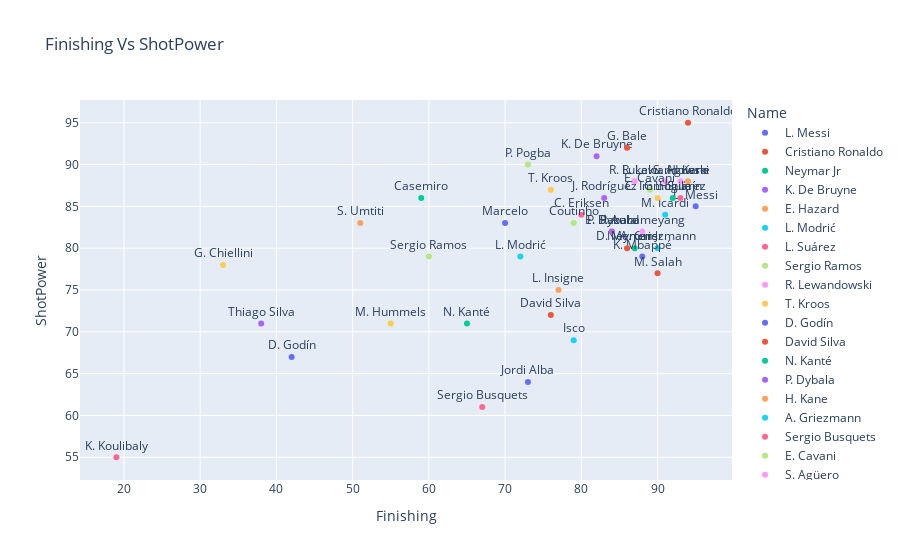

This figure's notebook cell:
### Code cell
data_players = data.loc[:50,]

fig = px.scatter(data_players, x="Finishing",y="ShotPower",color="Name",text="Name",title="Finishing Vs ShotPower")
fig.update_traces(textposition='top center')
fig.show()

### Figure 1 — Plotly figure (JSON) as saved in the notebook; plotly's stock layout.template omitted (floating-point values rounded to 4 significant figures)
{"data": [{"hovertemplate": "Name=%{text}<br>Finishing=%{x}<br>ShotPower=%{y}<extra></extra>", "legendgroup": "L. Messi", "marker": {"color": "#636efa", "symbol": "circle"}, "mode": "markers+text", "name": "L. Messi", "orientation": "v", "showlegend": true, "text": ["L. Messi"], "textposition": "top center", "type": "scatter", "x": [95], "xaxis": "x", "y": [85], "yaxis": "y"}, {"hovertemplate": "Name=%{text}<br>Finishing=%{x}<br>ShotPower=%{y}<extra></extra>", "legendgroup": "Cristiano Ronaldo", "marker": {"color": "#EF553B", "symbol": "circle"}, "mode": "markers+text", "name": "Cristiano Ronaldo", "orientation": "v", "showlegend": true, "text": ["Cristiano Ronaldo"], "textposition": "top center", "type": "scatter", "x": [94], "xaxis": "x", "y": [95], "yaxis": "y"}, {"hovertemplate": "Name=%{text}<br>Finishing=%{x}<br>ShotPower=%{y}<extra></extra>", "legendgroup": "Neymar Jr", "marker": {"color": "#00cc96", "symbol": "circle"}, "mode": "markers+text", "name": "Neymar Jr", "orientation": "v", "showlegend": true, "text": ["Neymar Jr"], "textposition": "top center", "type": "scatter", "x": [87], "xaxis": "x", "y": [80], "yaxis": "y"}, {"hovertemplate": "Name=%{text}<br>Finishing=%{x}<br>ShotPower=%{y}<extra></extra>", "legendgroup": "K. De Bruyne", "marker": {"color": "#ab63fa", "symbol": "circle"}, "mode": "markers+text", "name": "K. De Bruyne", "orientation": "v", "showlegend": true, "text": ["K. De Bruyne"], "textposition": "top center", "type": "scatter", "x": [82], "xaxis": "x", "y": [91], "yaxis": "y"}, {"hovertemplate": "Name=%{text}<br>Finishing=%{x}<br>ShotPower=%{y}<extra></extra>", "legendgroup": "E. Hazard", "marker": {"color": "#FFA15A", "symbol": "circle"}, "mode": "markers+text", "name": "E. Hazard", "orientation": "v", "showlegend": true, "text": ["E. Hazard"], "textposition": "top center", "type": "scatter", "x": [84], "xaxis": "x", "y": [82], "yaxis": "y"}, {"hovertemplate": "Name=%{text}<br>Finishing=%{x}<br>ShotPower=%{y}<extra></extra>", "legendgroup": "L. Modrić", "marker": {"color": "#19d3f3", "symbol": "circle"}, "mode": "markers+text", "name": "L. Modrić", "orientation": "v", "showlegend": true, "text": ["L. Modrić"], "textposition": "top center", "type": "scatter", "x": [72], "xaxis": "x", "y": [79], "yaxis": "y"}, {"hovertemplate": "Name=%{text}<br>Finishing=%{x}<br>ShotPower=%{y}<extra></extra>", "legendgroup": "L. Suárez", "marker": {"color": "#FF6692", "symbol": "circle"}, "mode": "markers+text", "name": "L. Suárez", "orientation": "v", "showlegend": true, "text": ["L. Suárez"], "textposition": "top center", "type": "scatter", "x": [93], "xaxis": "x", "y": [86], "yaxis": "y"}, {"hovertemplate": "Name=%{text}<br>Finishing=%{x}<br>ShotPower=%{y}<extra></extra>", "legendgroup": "Sergio Ramos", "marker": {"color": "#B6E880", "symbol": "circle"}, "mode": "markers+text", "name": "Sergio Ramos", "orientation": "v", "showlegend": true, "text": ["Sergio Ramos"], "textposition": "top center", "type": "scatter", "x": [60], "xaxis": "x", "y": [79], "yaxis": "y"}, {"hovertemplate": "Name=%{text}<br>Finishing=%{x}<br>ShotPower=%{y}<extra></extra>", "legendgroup": "R. Lewandowski", "marker": {"color": "#FF97FF", "symbol": "circle"}, "mode": "markers+text", "name": "R. Lewandowski", "orientation": "v", "showlegend": true, "text": ["R. Lewandowski"], "textposition": "top center", "type": "scatter", "x": [91], "xaxis": "x", "y": [88], "yaxis": "y"}, {"hovertemplate": "Name=%{text}<br>Finishing=%{x}<br>ShotPower=%{y}<extra></extra>", "legendgroup": "T. Kroos", "marker": {"color": "#FECB52", "symbol": "circle"}, "mode": "markers+text", "name": "T. Kroos", "orientation": "v", "showlegend": true, "text": ["T. Kroos"], "textposition": "top center", "type": "scatter", "x": [76], "xaxis": "x", "y": [87], "yaxis": "y"}, {"hovertemplate": "Name=%{text}<br>Finishing=%{x}<br>ShotPower=%{y}<extra></extra>", "legendgroup": "D. Godín", "marker": {"color": "#636efa", "symbol": "circle"}, "mode": "markers+text", "name": "D. Godín", "orientation": "v", "showlegend": true, "text": ["D. Godín"], "textposition": "top center", "type": "scatter", "x": [42], "xaxis": "x", "y": [67], "yaxis": "y"}, {"hovertemplate": "Name=%{text}<br>Finishing=%{x}<br>ShotPower=%{y}<extra></extra>", "legendgroup": "David Silva", "marker": {"color": "#EF553B", "symbol": "circle"}, "mode": "markers+text", "name": "David Silva", "orientation": "v", "showlegend": true, "text": ["David Silva"], "textposition": "top center", "type": "scatter", "x": [76], "xaxis": "x", "y": [72], "yaxis": "y"}, {"hovertemplate": "Name=%{text}<br>Finishing=%{x}<br>ShotPower=%{y}<extra></extra>", "legendgroup": "N. Kanté", "marker": {"color": "#00cc96", "symbol": "circle"}, "mode": "markers+text", "name": "N. Kanté", "orientation": "v", "showlegend": true, "text": ["N. Kanté"], "textposition": "top center", "type": "scatter", "x": [65], "xaxis": "x", "y": [71], "yaxis": "y"}, {"hovertemplate": "Name=%{text}<br>Finishing=%{x}<br>ShotPower=%{y}<extra></extra>", "legendgroup": "P. Dybala", "marker": {"color": "#ab63fa", "symbol": "circle"}, "mode": "markers+text", "name": "P. Dybala", "orientation": "v", "showlegend": true, "text": ["P. Dybala"], "textposition": "top center", "type": "scatter", "x": [84], "xaxis": "x", "y": [82], "yaxis": "y"}, {"hovertemplate": "Name=%{text}<br>Finishing=%{x}<br>ShotPower=%{y}<extra></extra>", "legendgroup": "H. Kane", "marker": {"color": "#FFA15A", "symbol": "circle"}, "mode": "markers+text", "name": "H. Kane", "orientation": "v", "showlegend": true, "text": ["H. Kane"], "textposition": "top center", "type": "scatter", "x": [94], "xaxis": "x", "y": [88], "yaxis": "y"}, {"hovertemplate": "Name=%{text}<br>Finishing=%{x}<br>ShotPower=%{y}<extra></extra>", "legendgroup": "A. Griezmann", "marker": {"color": "#19d3f3", "symbol": "circle"}, "mode": "markers+text", "name": "A. Griezmann", "orientation": "v", "showlegend": true, "text": ["A. Griezmann"], "textposition": "top center", "type": "scatter", "x": [90], "xaxis": "x", "y": [80], "yaxis": "y"}, {"hovertemplate": "Name=%{text}<br>Finishing=%{x}<br>ShotPower=%{y}<extra></extra>", "legendgroup": "Sergio Busquets", "marker": {"color": "#FF6692", "symbol": "circle"}, "mode": "markers+text", "name": "Sergio Busquets", "orientation": "v", "showlegend": true, "text": ["Sergio Busquets"], "textposition": "top center", "type": "scatter", "x": [67], "xaxis": "x", "y": [61], "yaxis": "y"}, {"hovertemplate": "Name=%{text}<br>Finishing=%{x}<br>ShotPower=%{y}<extra></extra>", "legendgroup": "E. Cavani", "marker": {"color": "#B6E880", "symbol": "circle"}, "mode": "markers+text", "name": "E. Cavani", "orientation": "v", "showlegend": true, "text": ["E. Cavani"], "textposition": "top center", "type": "scatter", "x": [89], "xaxis": "x", "y": [87], "yaxis": "y"}, {"hovertemplate": "Name=%{text}<br>Finishing=%{x}<br>ShotPower=%{y}<extra></extra>", "legendgroup": "S. Agüero", "marker": {"color": "#FF97FF", "symbol": "circle"}, "mode": "markers+text", "name": "S. Agüero", "orientation": "v", "showlegend": true, "text": ["S. Agüero"], "textposition": "top center", "type": "scatter", "x": [93], "xaxis": "x", "y": [88], "yaxis": "y"}, {"hovertemplate": "Name=%{text}<br>Finishing=%{x}<br>ShotPower=%{y}<extra></extra>", "legendgroup": "G. Chiellini", "marker": {"color": "#FECB52", "symbol": "circle"}, "mode": "markers+text", "name": "G. Chiellini", "orientation": "v", "showlegend": true, "text": ["G. Chiellini"], "textposition": "top center", "type": "scatter", "x": [33], "xaxis": "x", "y": [78], "yaxis": "y"}, {"hovertemplate": "Name=%{text}<br>Finishing=%{x}<br>ShotPower=%{y}<extra></extra>", "legendgroup": "K. Mbappé", "marker": {"color": "#636efa", "symbol": "circle"}, "mode": "markers+text", "name": "K. Mbappé", "orientation": "v", "showlegend": true, "text": ["K. Mbappé"], "textposition": "top center", "type": "scatter", "x": [88], "xaxis": "x", "y": [79], "yaxis": "y"}, {"hovertemplate": "Name=%{text}<br>Finishing=%{x}<br>ShotPower=%{y}<extra></extra>", "legendgroup": "M. Salah", "marker": {"color": "#EF553B", "symbol": "circle"}, "mode": "markers+text", "name": "M. Salah", "orientation": "v", "showlegend": true, "text": ["M. Salah"], "textposition": "top center", "type": "scatter", "x": [90], "xaxis": "x", "y": [77], "yaxis": "y"}, {"hovertemplate": "Name=%{text}<br>Finishing=%{x}<br>ShotPower=%{y}<extra></extra>", "legendgroup": "Casemiro", "marker": {"color": "#00cc96", "symbol": "circle"}, "mode": "markers+text", "name": "Casemiro", "orientation": "v", "showlegend": true, "text": ["Casemiro"], "textposition": "top center", "type": "scatter", "x": [59], "xaxis": "x", "y": [86], "yaxis": "y"}, {"hovertemplate": "Name=%{text}<br>Finishing=%{x}<br>ShotPower=%{y}<extra></extra>", "legendgroup": "J. Rodríguez", "marker": {"color": "#ab63fa", "symbol": "circle"}, "mode": "markers+text", "name": "J. Rodríguez", "orientation": "v", "showlegend": true, "text": ["J. Rodríguez"], "textposition": "top center", "type": "scatter", "x": [83], "xaxis": "x", "y": [86], "yaxis": "y"}, {"hovertemplate": "Name=%{text}<br>Finishing=%{x}<br>ShotPower=%{y}<extra></extra>", "legendgroup": "L. Insigne", "marker": {"color": "#FFA15A", "symbol": "circle"}, "mode": "markers+text", "name": "L. Insigne", "orientation": "v", "showlegend": true, "text": ["L. Insigne"], "textposition": "top center", "type": "scatter", "x": [77], "xaxis": "x", "y": [75], "yaxis": "y"}, {"hovertemplate": "Name=%{text}<br>Finishing=%{x}<br>ShotPower=%{y}<extra></extra>", "legendgroup": "Isco", "marker": {"color": "#19d3f3", "symbol": "circle"}, "mode": "markers+text", "name": "Isco", "orientation": "v", "showlegend": true, "text": ["Isco"], "textposition": "top center", "type": "scatter", "x": [79], "xaxis": "x", "y": [69], "yaxis": "y"}, {"hovertemplate": "Name=%{text}<br>Finishing=%{x}<br>ShotPower=%{y}<extra></extra>", "legendgroup": "C. Eriksen", "marker": {"color": "#FF6692", "symbol": "circle"}, "mode": "markers+text", "name": "C. Eriksen", "orientation": "v", "showlegend": true, "text": ["C. Eriksen"], "textposition": "top center", "type": "scatter", "x": [80], "xaxis": "x", "y": [84], "yaxis": "y"}, {"hovertemplate": "Name=%{text}<br>Finishing=%{x}<br>ShotPower=%{y}<extra></extra>", "legendgroup": "Coutinho", "marker": {"color": "#B6E880", "symbol": "circle"}, "mode": "markers+text", "name": "Coutinho", "orientation": "v", "showlegend": true, "text": ["Coutinho"], "textposition": "top center", "type": "scatter", "x": [79], "xaxis": "x", "y": [83], "yaxis": "y"}, {"hovertemplate": "Name=%{text}<br>Finishing=%{x}<br>ShotPower=%{y}<extra></extra>", "legendgroup": "P. Aubameyang", "marker": {"color": "#FF97FF", "symbol": "circle"}, "mode": "markers+text", "name": "P. Aubameyang", "orientation": "v", "showlegend": true, "text": ["P. Aubameyang"], "textposition": "top center", "type": "scatter", "x": [88], "xaxis": "x", "y": [82], "yaxis": "y"}, {"hovertemplate": "Name=%{text}<br>Finishing=%{x}<br>ShotPower=%{y}<extra></extra>", "legendgroup": "M. Hummels", "marker": {"color": "#FECB52", "symbol": "circle"}, "mode": "markers+text", "name": "M. Hummels", "orientation": "v", "showlegend": true, "text": ["M. Hummels"], "textposition": "top center", "type": "scatter", "x": [55], "xaxis": "x", "y": [71], "yaxis": "y"}, {"hovertemplate": "Name=%{text}<br>Finishing=%{x}<br>ShotPower=%{y}<extra></extra>", "legendgroup": "Marcelo", "marker": {"color": "#636efa", "symbol": "circle"}, "mode": "markers+text", "name": "Marcelo", "orientation": "v", "showlegend": true, "text": ["Marcelo"], "textposition": "top center", "type": "scatter", "x": [70], "xaxis": "x", "y": [83], "yaxis": "y"}, {"hovertemplate": "Name=%{text}<br>Finishing=%{x}<br>ShotPower=%{y}<extra></extra>", "legendgroup": "G. Bale", "marker": {"color": "#EF553B", "symbol": "circle"}, "mode": "markers+text", "name": "G. Bale", "orientation": "v", "showlegend": true, "text": ["G. Bale"], "textposition": "top center", "type": "scatter", "x": [86], "xaxis": "x", "y": [92], "yaxis": "y"}, {"hovertemplate": "Name=%{text}<br>Finishing=%{x}<br>ShotPower=%{y}<extra></extra>", "legendgroup": "G. Higuaín", "marker": {"color": "#00cc96", "symbol": "circle"}, "mode": "markers+text", "name": "G. Higuaín", "orientation": "v", "showlegend": true, "text": ["G. Higuaín"], "textposition": "top center", "type": "scatter", "x": [92], "xaxis": "x", "y": [86], "yaxis": "y"}, {"hovertemplate": "Name=%{text}<br>Finishing=%{x}<br>ShotPower=%{y}<extra></extra>", "legendgroup": "Thiago Silva", "marker": {"color": "#ab63fa", "symbol": "circle"}, "mode": "markers+text", "name": "Thiago Silva", "orientation": "v", "showlegend": true, "text": ["Thiago Silva"], "textposition": "top center", "type": "scatter", "x": [38], "xaxis": "x", "y": [71], "yaxis": "y"}, {"hovertemplate": "Name=%{text}<br>Finishing=%{x}<br>ShotPower=%{y}<extra></extra>", "legendgroup": "S. Umtiti", "marker": {"color": "#FFA15A", "symbol": "circle"}, "mode": "markers+text", "name": "S. Umtiti", "orientation": "v", "showlegend": true, "text": ["S. Umtiti"], "textposition": "top center", "type": "scatter", "x": [51], "xaxis": "x", "y": [83], "yaxis": "y"}, {"hovertemplate": "Name=%{text}<br>Finishing=%{x}<br>ShotPower=%{y}<extra></extra>", "legendgroup": "M. Icardi", "marker": {"color": "#19d3f3", "symbol": "circle"}, "mode": "markers+text", "name": "M. Icardi", "orientation": "v", "showlegend": true, "text": ["M. Icardi"], "textposition": "top center", "type": "scatter", "x": [91], "xaxis": "x", "y": [84], "yaxis": "y"}, {"hovertemplate": "Name=%{text}<br>Finishing=%{x}<br>ShotPower=%{y}<extra></extra>", "legendgroup": "K. Koulibaly", "marker": {"color": "#FF6692", "symbol": "circle"}, "mode": "markers+text", "name": "K. Koulibaly", "orientation": "v", "showlegend": true, "text": ["K. Koulibaly"], "textposition": "top center", "type": "scatter", "x": [19], "xaxis": "x", "y": [55], "yaxis": "y"}, {"hovertemplate": "Name=%{text}<br>Finishing=%{x}<br>ShotPower=%{y}<extra></extra>", "legendgroup": "P. Pogba", "marker": {"color": "#B6E880", "symbol": "circle"}, "mode": "markers+text", "name": "P. Pogba", "orientation": "v", "showlegend": true, "text": ["P. Pogba"], "textposition": "top center", "type": "scatter", "x": [73], "xaxis": "x", "y": [90], "yaxis": "y"}, {"hovertemplate": "Name=%{text}<br>Finishing=%{x}<br>ShotPower=%{y}<extra></extra>", "legendgroup": "R. Lukaku", "marker": {"color": "#FF97FF", "symbol": "circle"}, "mode": "markers+text", "name": "R. Lukaku", "orientation": "v", "showlegend": true, "text": ["R. Lukaku"], "textposition": "top center", "type": "scatter", "x": [87], "xaxis": "x", "y": [88], "yaxis": "y"}, {"hovertemplate": "Name=%{text}<br>Finishing=%{x}<br>ShotPower=%{y}<extra></extra>", "legendgroup": "C. Immobile", "marker": {"color": "#FECB52", "symbol": "circle"}, "mode": "markers+text", "name": "C. Immobile", "orientation": "v", "showlegend": true, "text": ["C. Immobile"], "textposition": "top center", "type": "scatter", "x": [90], "xaxis": "x", "y": [86], "yaxis": "y"}, {"hovertemplate": "Name=%{text}<br>Finishing=%{x}<br>ShotPower=%{y}<extra></extra>", "legendgroup": "Jordi Alba", "marker": {"color": "#636efa", "symbol": "circle"}, "mode": "markers+text", "name": "Jordi Alba", "orientation": "v", "showlegend": true, "text": ["Jordi Alba"], "textposition": "top center", "type": "scatter", "x": [73], "xaxis": "x", "y": [64], "yaxis": "y"}, {"hovertemplate": "Name=%{text}<br>Finishing=%{x}<br>ShotPower=%{y}<extra></extra>", "legendgroup": "D. Mertens", "marker": {"color": "#EF553B", "symbol": "circle"}, "mode": "markers+text", "name": "D. Mertens", "orientation": "v", "showlegend": true, "text": ["D. Mertens"], "textposition": "top center", "type": "scatter", "x": [86], "xaxis": "x", "y": [80], "yaxis": "y"}], "layout": {"legend": {"title": {"text": "Name"}, "tracegroupgap": 0}, "title": {"text": "Finishing Vs ShotPower"}, "xaxis": {"anchor": "y", "domain": [0, 1], "title": {"text": "Finishing"}}, "yaxis": {"anchor": "x", "domain": [0, 1], "title": {"text": "ShotPower"}}}}
